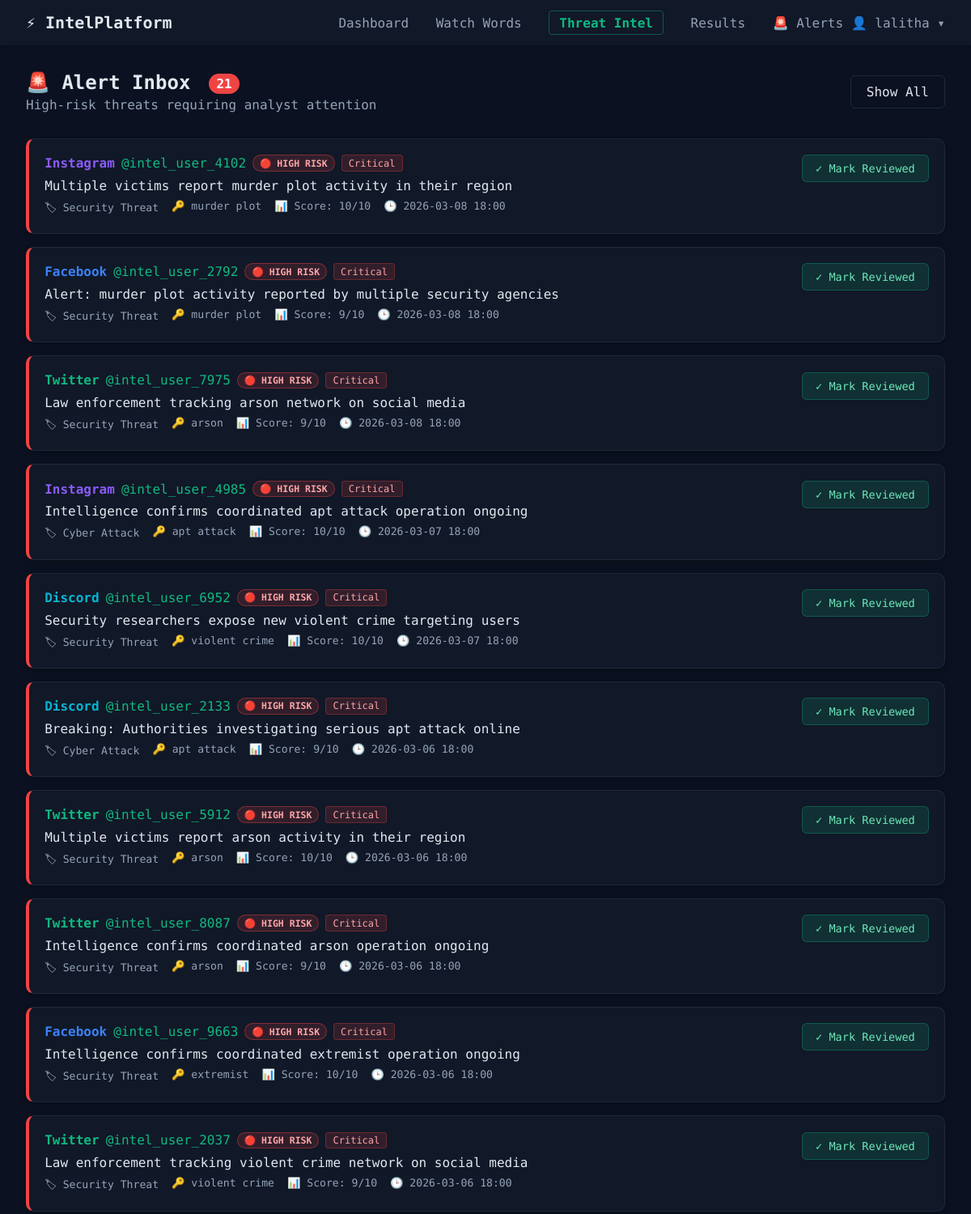
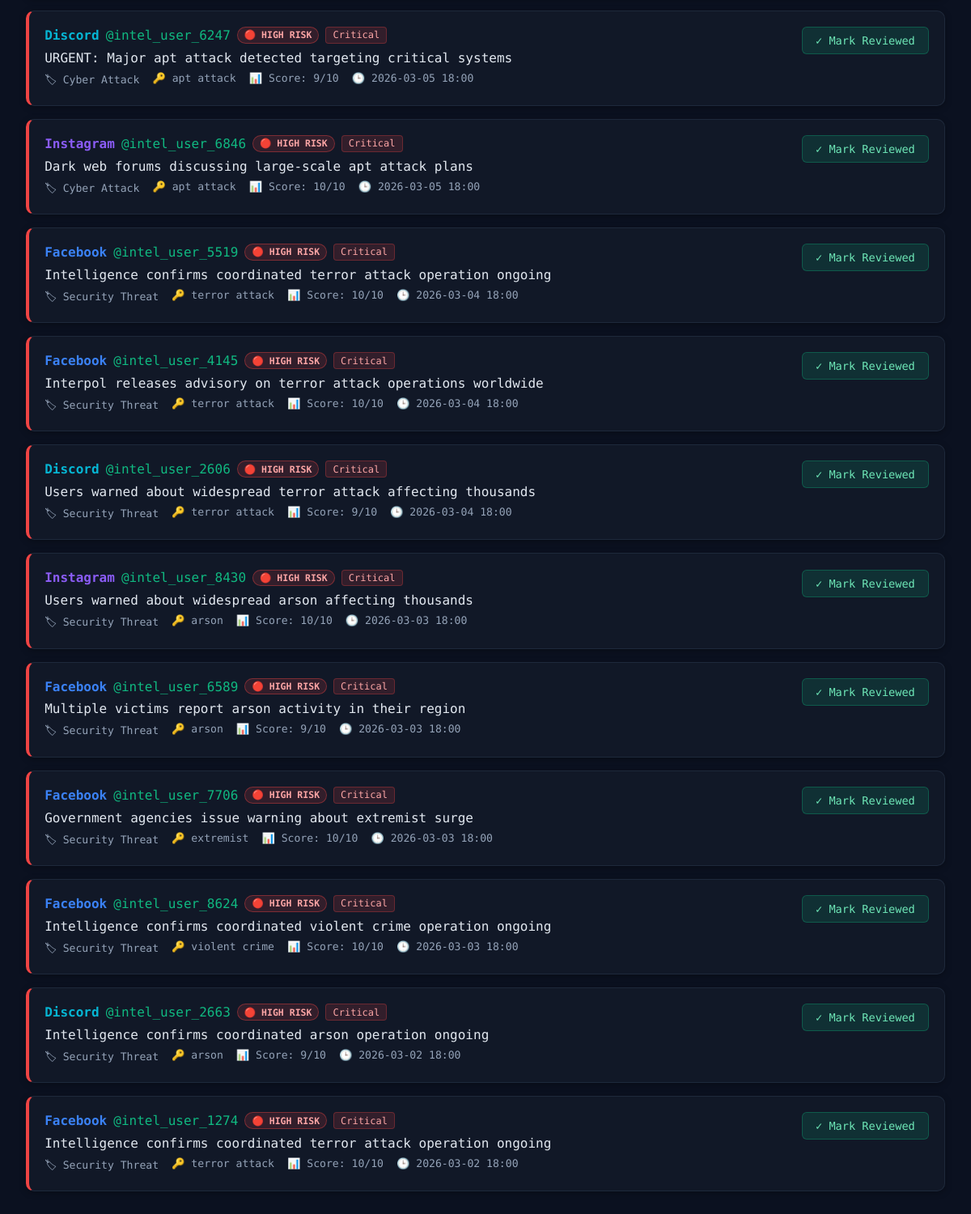
Before: /alert-inbox (signed in) with the older database file (2 pictures, top to bottom).
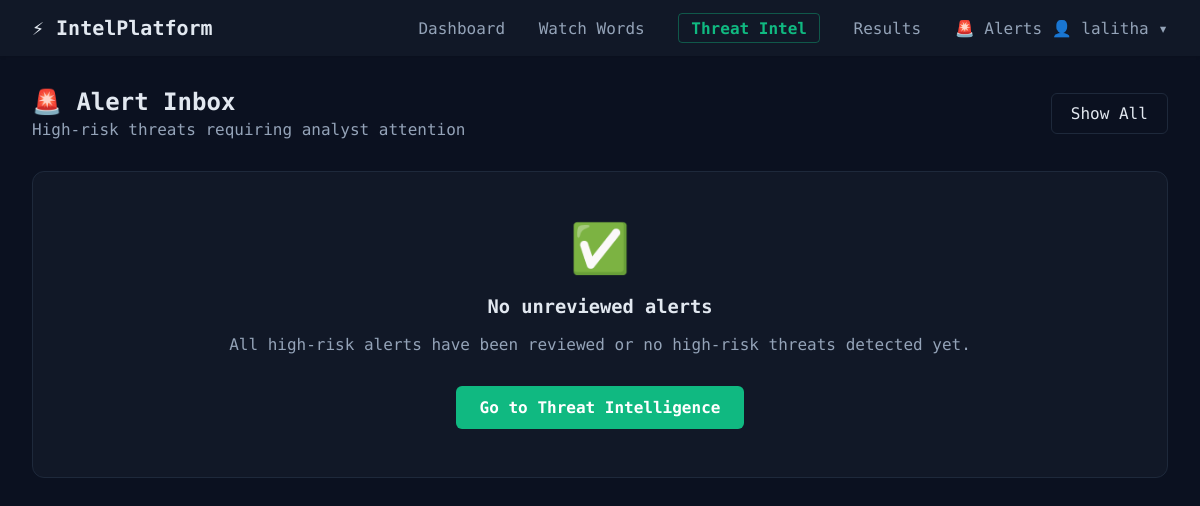
After: the same page with the newer database file.
### tables this page shows
CREATE TABLE threats (
                id INTEGER PRIMARY KEY AUTOINCREMENT,
                user_id INTEGER NOT NULL,
                platform TEXT NOT NULL,
                username TEXT NOT NULL,
                post_text TEXT NOT NULL,
                timestamp TEXT NOT NULL,
                threat_type TEXT NOT NULL,
                matched_keyword TEXT NOT NULL,
                is_high_risk BOOLEAN DEFAULT 0, severity TEXT DEFAULT 'Low', threat_score INTEGER DEFAULT 0, location TEXT DEFAULT 'Unknown', sentiment TEXT DEFAULT 'Neutral', is_reviewed BOOLEAN DEFAULT 0, entities TEXT DEFAULT '',
                FOREIGN KEY (user_id) REFERENCES users (id)
            );

### app.py (the view)
@app.route('/alert-inbox')
def alert_inbox():
    if 'user_id' not in session:
        return redirect(url_for('login'))
    db = get_db()
    uid = session['user_id']
    show_reviewed = request.args.get('show_reviewed', '0')
    query = 'SELECT * FROM threats WHERE user_id=? AND is_high_risk=1'
    if show_reviewed != '1':
        query += ' AND is_reviewed=0'
    query += ' ORDER BY timestamp DESC'
    alerts = db.execute(query, (uid,)).fetchall()
    unread_count = db.execute('SELECT COUNT(*) as c FROM threats WHERE user_id=? AND is_high_risk=1 AND is_reviewed=0', (uid,)).fetchone()['c']
    return render_template('alert_inbox.html', alerts=alerts, unread_count=unread_count, show_reviewed=show_reviewed)

### app.py (called while the page is built)
def get_db():
    conn = sqlite3.connect(DATABASE)
    conn.row_factory = sqlite3.Row
    return conn

@app.before_request
def before_request():
    init_db()

### templates/alert_inbox.html (shortened to what this page needs)
{% extends 'base.html' %}
{% block content %}
<div style="margin-bottom:2rem;display:flex;justify-content:space-between;align-items:center;flex-wrap:wrap;gap:1rem;">
    <div>
        <h2 style="margin:0;">🚨 Alert Inbox
            {% if unread_count > 0 %}<span style="font-size:1rem;background:#ef4444;color:white;border-radius:9999px;padding:.2rem .6rem;margin-left:.5rem;vertical-align:middle;">{{unread_count}}</span>{% endif %}
        </h2>
        <p style="color:var(--text-muted);margin:.25rem 0 0;">High-risk threats requiring analyst attention</p>
    </div>
    <div>
        {% if show_reviewed == '1' %}
        <a href="{{ url_for('alert_inbox') }}" class="btn-outline" style="text-decoration:none;padding:.65rem 1.2rem;">Hide Reviewed</a>
        {% else %}
        <a href="{{ url_for('alert_inbox', show_reviewed=1) }}" class="btn-outline" style="text-decoration:none;padding:.65rem 1.2rem;">Show All</a>
        {% endif %}
    </div>
</div>
{% if alerts %}
<div style="display:flex;flex-direction:column;gap:1rem;">
    {% for alert in alerts %}
    <div style="background:var(--card-bg);border-radius:10px;border:1px solid var(--border-color);border-left:4px solid {% if alert.severity=='Critical' %}#ef4444{% elif alert.severity=='High' %}#f97316{% else %}#f59e0b{% endif %};padding:1.2rem;box-shadow:0 2px 8px rgba(0,0,0,.3);">
        <div style="display:flex;justify-content:space-between;align-items:flex-start;gap:1rem;flex-wrap:wrap;">
            <div style="flex:1;">
                <div style="display:flex;gap:.5rem;flex-wrap:wrap;margin-bottom:.5rem;align-items:center;">
                    <span style="font-weight:700;color:{% if alert.platform=='Twitter' %}#10b981{% elif alert.platform=='Facebook' %}#3b82f6{% elif alert.platform=='Instagram' %}#8b5cf6{% else %}#06b6d4{% endif %};">{{alert.platform}}</span>
                    <span style="color:var(--primary-color);">@{{alert.username}}</span>
                    <span style="background:rgba(239,68,68,.15);color:#fca5a5;padding:.15rem .5rem;border-radius:9999px;font-size:.72rem;font-weight:700;border:1px solid rgba(239,68,68,.4);animation:blink 1.5s ease-in-out infinite;">🔴 HIGH RISK</span>
                    <span style="background:rgba(239,68,68,.15);color:{% if alert.severity=='Critical' %}#fca5a5{% else %}#fdba74{% endif %};padding:.15rem .5rem;border-radius:4px;font-size:.75rem;border:1px solid rgba(239,68,68,.3);">{{alert.severity}}</span>
                </div>
                <p style="margin:0;color:var(--text-main);">{{alert.post_text}}</p>
                <div style="margin-top:.5rem;display:flex;gap:1rem;font-size:.82rem;color:var(--text-muted);">
                    <span>🏷 {{alert.threat_type}}</span>
                    <span>🔑 {{alert.matched_keyword}}</span>
                    <span>📊 Score: {{alert.threat_score}}/10</span>
                    <span>🕒 {{alert.timestamp[:16]}}</span>
                </div>
            </div>
            {% if not alert.is_reviewed %}
            <a href="{{ url_for('mark_reviewed', tid=alert.id) }}" style="text-decoration:none;padding:.5rem 1rem;background:rgba(16,185,129,.15);color:#6ee7b7;border:1px solid rgba(16,185,129,.3);border-radius:6px;white-space:nowrap;font-size:.85rem;">✓ Mark Reviewed</a>
            {% endif %}
        </div>
    </div>
    {% endfor %}
</div>
{% else %}
<div style="background:var(--card-bg);border-radius:12px;border:1px solid var(--border-color);padding:3rem;text-align:center;">
    <div style="font-size:3rem;">✅</div>
    <h3>No unreviewed alerts</h3>
    <p style="color:var(--text-muted);">All high-risk alerts have been reviewed or no high-risk threats detected yet.</p>
    <a href="{{ url_for('threat_intelligence') }}" class="btn-primary" style="text-decoration:none;display:inline-block;padding:.75rem 1.5rem;margin-top:1rem;">Go to Threat Intelligence</a>
</div>
{% endif %}
{% endblock %}

Changed rows visible on the page:
removed threats: platform "Instagram", username "intel_user_4102", severity "Critical", post_text "Multiple victims report murder plot activity in their region", threat_type "Security Threat", matched_keyword "murder plot", threat_score "10", timestamp "2026-03-08 18:00"
removed threats: platform "Facebook", username "intel_user_2792", severity "Critical", post_text "Alert: murder plot activity reported by multiple security agencies", threat_type "Security Threat", matched_keyword "murder plot", threat_score "9", timestamp "2026-03-08 18:00"
removed threats: platform "Twitter", username "intel_user_7975", severity "Critical", post_text "Law enforcement tracking arson network on social media", threat_type "Security Threat", matched_keyword "arson", threat_score "9", timestamp "2026-03-08 18:00"
removed threats: platform "Instagram", username "intel_user_4985", severity "Critical", post_text "Intelligence confirms coordinated apt attack operation ongoing", threat_type "Cyber Attack", matched_keyword "apt attack", threat_score "10", timestamp "2026-03-07 18:00"
removed threats: platform "Discord", username "intel_user_6952", severity "Critical", post_text "Security researchers expose new violent crime targeting users", threat_type "Security Threat", matched_keyword "violent crime", threat_score "10", timestamp "2026-03-07 18:00"
removed threats: platform "Discord", username "intel_user_2133", severity "Critical", post_text "Breaking: Authorities investigating serious apt attack online", threat_type "Cyber Attack", matched_keyword "apt attack", threat_score "9", timestamp "2026-03-06 18:00"
removed threats: platform "Twitter", username "intel_user_5912", severity "Critical", post_text "Multiple victims report arson activity in their region", threat_type "Security Threat", matched_keyword "arson", threat_score "10", timestamp "2026-03-06 18:00"
removed threats: platform "Twitter", username "intel_user_8087", severity "Critical", post_text "Intelligence confirms coordinated arson operation ongoing", threat_type "Security Threat", matched_keyword "arson", threat_score "9", timestamp "2026-03-06 18:00"
removed threats: platform "Facebook", username "intel_user_9663", severity "Critical", post_text "Intelligence confirms coordinated extremist operation ongoing", threat_type "Security Threat", matched_keyword "extremist", threat_score "10", timestamp "2026-03-06 18:00"
removed threats: platform "Twitter", username "intel_user_2037", severity "Critical", post_text "Law enforcement tracking violent crime network on social media", threat_type "Security Threat", matched_keyword "violent crime", threat_score "9", timestamp "2026-03-06 18:00"
removed threats: platform "Discord", username "intel_user_6247", severity "Critical", post_text "URGENT: Major apt attack detected targeting critical systems", threat_type "Cyber Attack", matched_keyword "apt attack", threat_score "9", timestamp "2026-03-05 18:00"
removed threats: platform "Instagram", username "intel_user_6846", severity "Critical", post_text "Dark web forums discussing large-scale apt attack plans", threat_type "Cyber Attack", matched_keyword "apt attack", threat_score "10", timestamp "2026-03-05 18:00"
removed threats: platform "Facebook", username "intel_user_5519", severity "Critical", post_text "Intelligence confirms coordinated terror attack operation ongoing", threat_type "Security Threat", matched_keyword "terror attack", threat_score "10", timestamp "2026-03-04 18:00"
removed threats: platform "Facebook", username "intel_user_4145", severity "Critical", post_text "Interpol releases advisory on terror attack operations worldwide", threat_type "Security Threat", matched_keyword "terror attack", threat_score "10", timestamp "2026-03-04 18:00"
removed threats: platform "Discord", username "intel_user_2606", severity "Critical", post_text "Users warned about widespread terror attack affecting thousands", threat_type "Security Threat", matched_keyword "terror attack", threat_score "9", timestamp "2026-03-04 18:00"
removed threats: platform "Instagram", username "intel_user_8430", severity "Critical", post_text "Users warned about widespread arson affecting thousands", threat_type "Security Threat", matched_keyword "arson", threat_score "10", timestamp "2026-03-03 18:00"
removed threats: platform "Facebook", username "intel_user_6589", severity "Critical", post_text "Multiple victims report arson activity in their region", threat_type "Security Threat", matched_keyword "arson", threat_score "9", timestamp "2026-03-03 18:00"
removed threats: platform "Facebook", username "intel_user_7706", severity "Critical", post_text "Government agencies issue warning about extremist surge", threat_type "Security Threat", matched_keyword "extremist", threat_score "10", timestamp "2026-03-03 18:00"
removed threats: platform "Facebook", username "intel_user_8624", severity "Critical", post_text "Intelligence confirms coordinated violent crime operation ongoing", threat_type "Security Threat", matched_keyword "violent crime", threat_score "10", timestamp "2026-03-03 18:00"
removed threats: platform "Discord", username "intel_user_2663", severity "Critical", post_text "Intelligence confirms coordinated arson operation ongoing", threat_type "Security Threat", matched_keyword "arson", threat_score "9", timestamp "2026-03-02 18:00"
removed threats: platform "Facebook", username "intel_user_1274", severity "Critical", post_text "Intelligence confirms coordinated terror attack operation ongoing", threat_type "Security Threat", matched_keyword "terror attack", threat_score "10", timestamp "2026-03-02 18:00"
Other visible differences:
{{ unread_count }}: "21" → (not shown)
text now shown: "✅ No unreviewed alerts All high-risk alerts have been reviewed or no high-risk threats detected yet. Go to Threat Intelligence"
